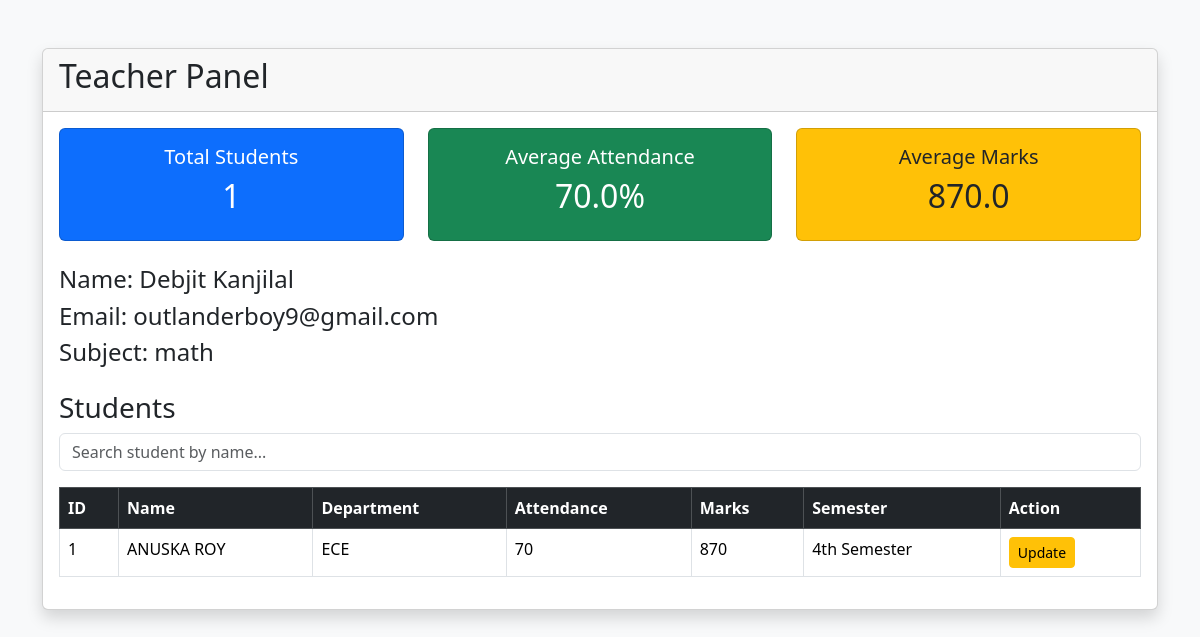
Before: /teacher_panel (signed in) with the older database file.
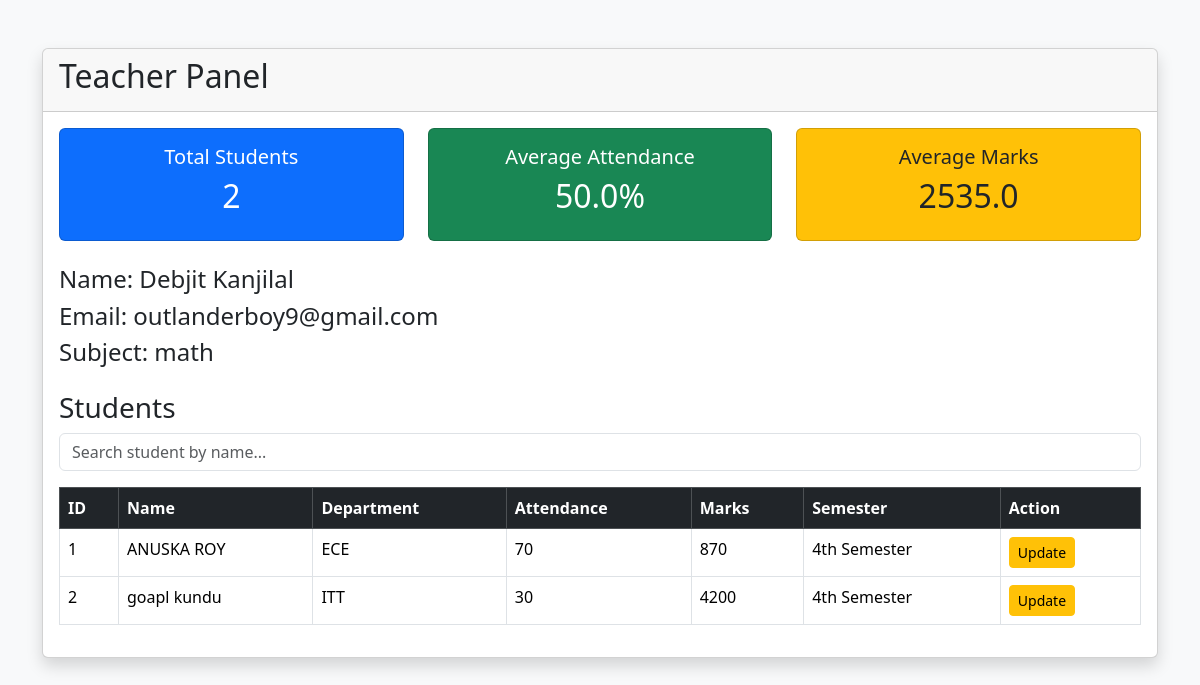
After: the same page with the newer database file.
### models.py (models this page shows)
class Teacher(db.Model):
    id = db.Column(db.Integer, primary_key=True)
    name = db.Column(db.String(100), nullable=False)
    email = db.Column(db.String(100), unique=True, nullable=False)
    subject = db.Column(db.String(100), nullable=False)
    password = db.Column(db.String(100), nullable=False)

class Student(db.Model):
    id = db.Column(db.Integer, primary_key=True)
    name = db.Column(db.String(100), nullable=False)
    email = db.Column(db.String(100), unique=True, nullable=False)
    department = db.Column(db.String(100))
    password = db.Column(db.String(100), nullable=False)
    attendance = db.Column(db.Integer, default=85)
    marks = db.Column(db.Integer, default=420)
    courses = db.Column(db.Integer, default=5)
    semester = db.Column(db.String(50), default="4th Semester")

### app.py (the view)
@app.route("/teacher_panel")
def teacher_panel():
    if "teacher_id" not in session:
        return redirect("/teacher_login")
    teacher = Teacher.query.get(session["teacher_id"])
    search = request.args.get("search")
    if search:
        students = Student.query.filter(
            Student.name.contains(search)
        ).all()
    else:
        students = Student.query.all()
    total_students = len(students)
    if total_students > 0:
        avg_attendance = sum(s.attendance for s in students) / total_students
        avg_marks = sum(s.marks for s in students) / total_students
    else:
        avg_attendance = 0
        avg_marks = 0
    return render_template(
        "teacher_panel.html",
        teacher=teacher,
        students=students,
        total_students=total_students,
        avg_attendance=round(avg_attendance, 1),
        avg_marks=round(avg_marks, 1),
        search=search
    )

### templates/teacher_panel.html (shortened to what this page needs)
<!DOCTYPE html>
<html>
<head>
    <link href="https://cdn.jsdelivr.net/npm/bootstrap@5.3.3/dist/css/bootstrap.min.css" rel="stylesheet">
</head>
<body class="bg-light">
<div class="container mt-5">
    <div class="card shadow">
        <div class="card-header">
            <h2>Teacher Panel</h2>
        </div>
        <div class="card-body">
            <div class="row mb-4">
    <div class="col-md-4">
        <div class="card bg-primary text-white">
            <div class="card-body text-center">
                <h5>Total Students</h5>
                <h2>{{ total_students }}</h2>
            </div>
        </div>
    </div>
    <div class="col-md-4">
        <div class="card bg-success text-white">
            <div class="card-body text-center">
                <h5>Average Attendance</h5>
                <h2>{{ avg_attendance }}%</h2>
            </div>
        </div>
    </div>
    <div class="col-md-4">
        <div class="card bg-warning">
            <div class="card-body text-center">
                <h5>Average Marks</h5>
                <h2>{{ avg_marks }}</h2>
            </div>
        </div>
    </div>
</div>
            <h4>Name: {{ teacher.name }}</h4>
            <h4>Email: {{ teacher.email }}</h4>
            <h4>Subject: {{ teacher.subject }}</h4>
            <h3 class="mt-4">Students</h3>
            <form method="GET" action="/teacher_panel" class="mb-3">
    <input
        type="text"
        name="search"
        class="form-control"
        placeholder="Search student by name..."
    >
</form>
<table class="table table-bordered">
    <thead class="table-dark">
        <tr>
            <th>ID</th>
            <th>Name</th>
            <th>Department</th>
            <th>Attendance</th>
            <th>Marks</th>
            <th>Semester</th>
            <th>Action</th>
        </tr>
    </thead>
    <tbody>
        {% for student in students %}
        <tr>
            <td>{{ student.id }}</td>
            <td>{{ student.name }}</td>
            <td>{{ student.department }}</td>
            <td>{{ student.attendance }}</td>
            <td>{{ student.marks }}</td>
            <td>{{ student.semester }}</td>
            <td>
    <a href="/teacher_edit_student/{{ student.id }}"
       class="btn btn-warning btn-sm">
       Update
    </a>
</td>
        </tr>
        {% endfor %}
    </tbody>
</table>
        </div>
    </div>
</div>
</body>
</html>

Changed rows visible on the page:
added Student: id "2", name "goapl kundu", department "ITT", attendance "30", marks "4200", semester "4th Semester"
Other visible differences:
{{ total_students }}: "1" → "2"
{{ avg_attendance }}: "70.0" → "50.0"
{{ avg_marks }}: "870.0" → "2535.0"
